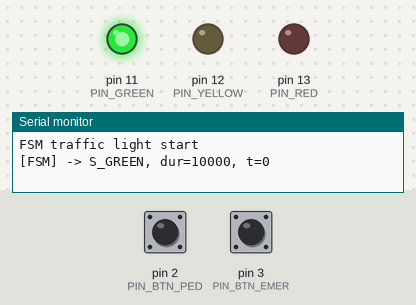
This sketch was run on a simulated Arduino Uno, built with avr-gcc and run on an emulated ATmega328P. Shown: output pins drawn as LEDs (lit = HIGH), the last lines printed to the serial monitor. Dashed ring = blinking. The test bench sets the inputs (shaded band); at power-on: pin 3 (PIN_BTN_EMER) HIGH, pin 2 (PIN_BTN_PED) HIGH.

Above: at 1.2 s.
1.3 s: pin 3 (PIN_BTN_EMER) pulled LOW for 0.15 s
At 2.2 s:
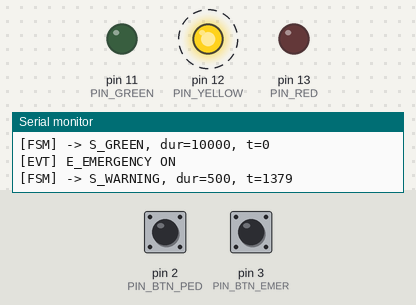
4.3 s: pin 2 (PIN_BTN_PED) pulled LOW for 0.15 s
7.3 s: pin 3 (PIN_BTN_EMER) pulled LOW for 1 s
At 8.0 s:
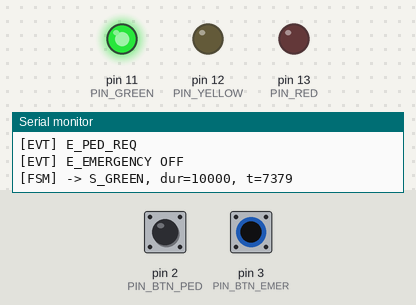
9.8 s: pin 3 (PIN_BTN_EMER) pulled LOW for 3.2 s
At 10.12 s:
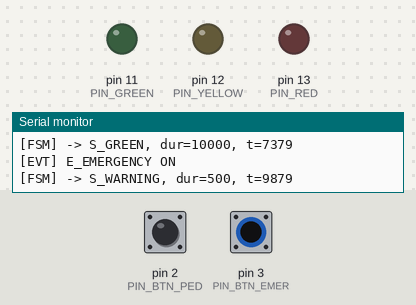
Timing chart, 0 to 15.5 s (numbered marks = the images above; inputs shaded):
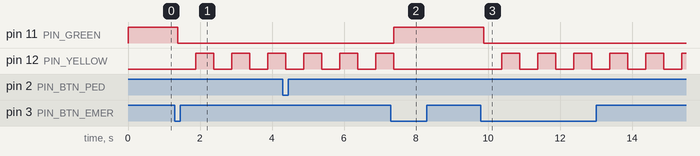

Measured:
- after the input at 1.3 s, pin 11 (PIN_GREEN): HIGH → LOW after 0.08 s; pin 12 (PIN_YELLOW): alternates HIGH for 0.50 s and LOW for 0.50 s, starting after 0.58 s
- after the input at 7.3 s, pin 11 (PIN_GREEN): LOW → HIGH after 0.08 s; pin 12 (PIN_YELLOW): goes on until 7.4 s, then stays LOW
- after the input at 9.8 s, pin 11 (PIN_GREEN): HIGH → LOW after 0.08 s; pin 12 (PIN_YELLOW): alternates HIGH for 0.50 s and LOW for 0.50 s, starting after 0.58 s

The sketch:

________________________________.ino
```cpp
const uint8_t PIN_RED    = 13;
const uint8_t PIN_YELLOW = 12;
const uint8_t PIN_GREEN  = 11;
const uint8_t PIN_BTN_PED  = 2;   // INPUT_PULLUP
const uint8_t PIN_BTN_EMER = 3;   // INPUT_PULLUP

// ----- Времена -----
const unsigned long T_GREEN        = 10000;  // 10 c
const unsigned long T_YELLOW       = 3000;   // 3 c
const unsigned long T_RED          = 10000;  // 10 c обычный красный
const unsigned long T_RED_PED      = 15000;  // 15 c красный после пешехода (10 + 5)
const unsigned long T_WARNING_HALF = 500;    // полупериод мигания жёлтого

const unsigned long DEBOUNCE_MS   = 80;      // окно стабильности кнопки
const unsigned long MIN_EVENT_GAP = 250;     // мёртвое время между нажатиями

enum State { S_GREEN, S_YELLOW, S_RED, S_WARNING };
State currentState = S_GREEN;

unsigned long stateStart = 0;
unsigned long duration   = 0;
bool pedRequest = false;
bool emergency  = false;

unsigned long lastBlinkMillis = 0;
bool          blinkOn         = false;

struct Button {
  uint8_t       pin;
  bool          stable;
  bool          lastRaw;
  unsigned long lastChangeMs;
  unsigned long lastEventMs;
};

Button btnPed  = { PIN_BTN_PED,  false, false, 0, 0 };
Button btnEmer = { PIN_BTN_EMER, false, false, 0, 0 };

bool buttonPressed(Button &b) {
  bool raw = (digitalRead(b.pin) == LOW); // LOW = нажата (INPUT_PULLUP)
  unsigned long now = millis();

  if (raw != b.lastRaw) {
    b.lastRaw = raw;
    b.lastChangeMs = now;
  }

  if ((now - b.lastChangeMs) >= DEBOUNCE_MS && raw != b.stable) {
    b.stable = raw;
    if (b.stable) {
      if (now - b.lastEventMs < MIN_EVENT_GAP) return false;
      b.lastEventMs = now;
      return true;
    }
  }
  return false;
}

void setOutputsForState(State s) {
  digitalWrite(PIN_RED,    LOW);
  digitalWrite(PIN_YELLOW, LOW);
  digitalWrite(PIN_GREEN,  LOW);

  switch (s) {
    case S_GREEN:   digitalWrite(PIN_GREEN,  HIGH); break;
    case S_YELLOW:  digitalWrite(PIN_YELLOW, HIGH); break;
    case S_RED:     digitalWrite(PIN_RED,    HIGH); break;
    case S_WARNING: break; // мигание управляется в loop()
  }
}

void goToState(State s, unsigned long dur) {
  currentState = s;
  stateStart   = millis();
  duration     = dur;
  setOutputsForState(s);

  if (s == S_WARNING) {
    lastBlinkMillis = millis();
    blinkOn = false;
    digitalWrite(PIN_YELLOW, LOW);
  }

  Serial.print(F("[FSM] -> "));
  switch (s) {
    case S_GREEN:   Serial.print(F("S_GREEN"));   break;
    case S_YELLOW:  Serial.print(F("S_YELLOW"));  break;
    case S_RED:     Serial.print(F("S_RED"));     break;
    case S_WARNING: Serial.print(F("S_WARNING")); break;
  }
  Serial.print(F(", dur="));
  Serial.print(dur);
  Serial.print(F(", t="));
  Serial.println(millis());
}

void readInputs() {
  if (buttonPressed(btnPed)) {
    pedRequest = true;
    Serial.println(F("[EVT] E_PED_REQ"));
  }
  if (buttonPressed(btnEmer)) {
    emergency = !emergency;
    Serial.print(F("[EVT] E_EMERGENCY "));
    Serial.println(emergency ? F("ON") : F("OFF"));
  }
}

void setup() {
  pinMode(PIN_RED,    OUTPUT);
  pinMode(PIN_YELLOW, OUTPUT);
  pinMode(PIN_GREEN,  OUTPUT);

  pinMode(PIN_BTN_PED,  INPUT_PULLUP);
  pinMode(PIN_BTN_EMER, INPUT_PULLUP);

  Serial.begin(9600);
  Serial.println(F("FSM traffic light start"));

  goToState(S_GREEN, T_GREEN);
}

void loop() {
  readInputs();

  if (emergency) {
    if (currentState != S_WARNING) {
      goToState(S_WARNING, T_WARNING_HALF);
    }
    unsigned long now = millis();
    if (now - lastBlinkMillis >= T_WARNING_HALF) {
      lastBlinkMillis = now;
      blinkOn = !blinkOn;
      digitalWrite(PIN_YELLOW, blinkOn ? HIGH : LOW);
    }
    return;
  } else if (currentState == S_WARNING) {
    digitalWrite(PIN_YELLOW, LOW);
    goToState(S_GREEN, T_GREEN);
  }

  //Основной цикл
  switch (currentState) {

    case S_GREEN:
      if (millis() - stateStart >= duration) {
        goToState(S_YELLOW, T_YELLOW);
      }
      break;

    case S_YELLOW:
      if (millis() - stateStart >= duration) {
        if (pedRequest) {
          pedRequest = false;
          goToState(S_RED, T_RED_PED);   // 15 c — с пешеходом
        } else {
          goToState(S_RED, T_RED);       // 10 c — обычный
        }
      }
      break;

    case S_RED:
      if (millis() - stateStart >= duration) {
        goToState(S_GREEN, T_GREEN);
      }
      break;

    case S_WARNING:
      break;
  }
}
```
